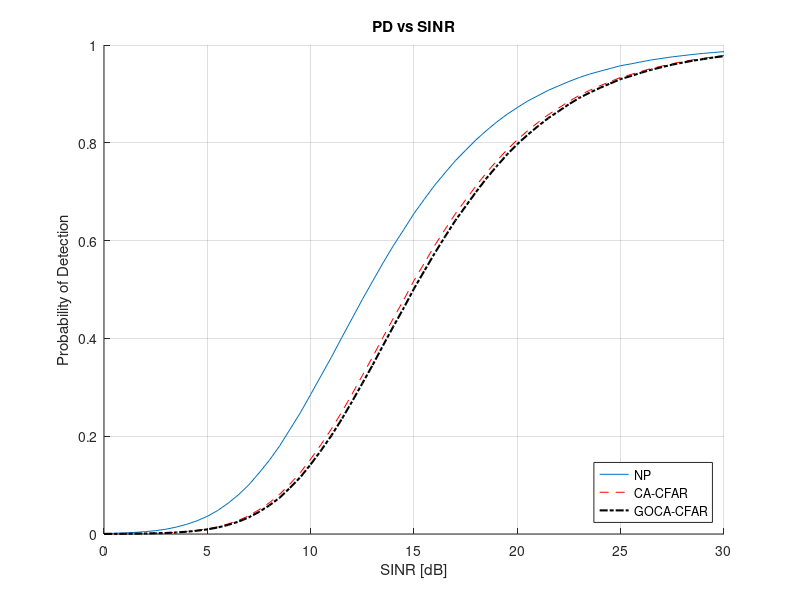

The MATLAB source for this figure:
%% File information
% Written by M. Y. Martin (MRTMOG014)
% EEE4022S (2018)
% PD_vs_SINR_NP_CA_GOCA.m: Generate PD vs SINR ROC for CA-, GOCA-CFAR and NP

%% Setup and Inputs
clc;
close all;
clear;

% define inputs and parameters
D = 800;                                % length of data; number of samples
N = 16;                                 % length of window
j = 1i;                                 % use j as sqrt(-1)
PFA_desired = 10^-6;                    % desired PFA
k_factor = round(3*N/4);                % OS-CFAR k-factor
SNR_dB = 0:0.5:30;                      % SNR range in Decibels
SNR = 10.^(SNR_dB./10);                   % Decibels to linear SNR
iterations = 10^6;                      % number of iterations/CUTs
k = 10^6;

%% Neyman-Pearson Setup
NP_false_alarms = 0;
NP_PD_matrix = zeros(length(SNR), ceil(iterations/10^6));

%% CA-CFAR Setup and Constant
CA_a = N*(PFA_desired^(-(1/N))-1);      % CA detection threshold
CA_false_alarms = 0;
CA_PD_matrix = NP_PD_matrix;

%% GOCA-CFAR Setup and Constant
GOCA_a = 2.4195;                        % for PFA = 10^-6, N = 16
GOCA_PD_matrix = NP_PD_matrix;
GOCA_false_alarms = 0;

%% Create noise
% complex Gaussian noise (I + jQ)/sqrt(2)
lagging_window = (randn(N/2,k) + j.*randn(N/2,k))/sqrt(2); % (N/2)xk

% complex Gaussian noise (I + jQ)/sqrt(2)
leading_window = (randn(N/2,k) + j.*randn(N/2,k))/sqrt(2); % (N/2)xk

%% Mean noise in reference cells
lagging_mean = mean((real(lagging_window).^2 + imag(lagging_window).^2),1);
leading_mean = mean((real(leading_window).^2 + imag(leading_window).^2),1);

%% Algorithm Thresholds 
% NP threshold
NP_T = -log(PFA_desired);

% CA-CFAR threshold
CA_g = (lagging_mean + leading_mean)/2;
CA_T = CA_a.*CA_g;

% GOCA threshold
sum_lagging = sum((real(lagging_window).^2 + imag(lagging_window).^2),1);
sum_leading = sum((real(leading_window).^2 + imag(leading_window).^2),1);
GOCA_g = zeros(1,k);

% determine which window's sum is greater, then add those cell entries into GOCA_g array
window_diff = sum_leading - sum_lagging;
lag_greater = find(window_diff <= 0);
lead_greater = find(window_diff > 0); 
GOCA_g(lead_greater) = sum_leading(lead_greater);
GOCA_g(lag_greater) = sum_lagging(lag_greater);

GOCA_T = GOCA_a.*GOCA_g;

%% Algorithm PFAs
% H0 hypothesis (noise only)
H0 = (randn(1,k) + j*randn(1,k))/sqrt(2);

% NP false alarms
new_false_alarms = length(find(((real(H0).^2 + imag(H0).^2) - NP_T) > 0));
NP_false_alarms = NP_false_alarms + new_false_alarms;   % add up false alarms across all iterations

% CA false alarms
new_false_alarms = length(find(((real(H0).^2 + imag(H0).^2) - CA_T) > 0));
CA_false_alarms = CA_false_alarms + new_false_alarms;   % add up false alarms across all iterations

% GOCA false alarms
new_false_alarms = length(find(((real(H0).^2 + imag(H0).^2) - GOCA_T) > 0));
GOCA_false_alarms = GOCA_false_alarms + new_false_alarms;   % add up false alarms across all iterations

%% Algorithm PDs
for snr = 1:length(SNR)
    % H1 hypothesis (target and noise)
    H1 = H0 + ((randn(1,k) + j.*randn(1,k))/sqrt(2)).*sqrt(SNR(snr));

    % NP detections
    new_detections = find(((real(H1).^2 + imag(H1).^2) - NP_T) > 0);
    NP_PD_matrix(snr,1) = length(new_detections)./k;   % add new PD to PD_matrix

    % CA detections
    new_detections = find(((real(H1).^2 + imag(H1).^2) - CA_T) > 0);
    CA_PD_matrix(snr,1) = length(new_detections)./k;   % add new PD to PD_matrix

    % GOCA detections
    new_detections = find(((real(H1).^2 + imag(H1).^2) - GOCA_T) > 0);
    GOCA_PD_matrix(snr,1) = length(new_detections)./k;   % add new PD to PD_matrix
end

%% Plots and Results
figure;
title('PD vs SINR');
xlabel('SINR [dB]');
ylabel('Probability of Detection');
grid on;
hold on;
plot(SNR_dB,NP_PD_matrix,'-',SNR_dB,CA_PD_matrix,'--r',SNR_dB,GOCA_PD_matrix,'-.k','LineWidth',1.5);
SNR_vs_PD_legend = legend('NP','CA-CFAR','GOCA-CFAR');
set(SNR_vs_PD_legend,'Location','SouthEast');
